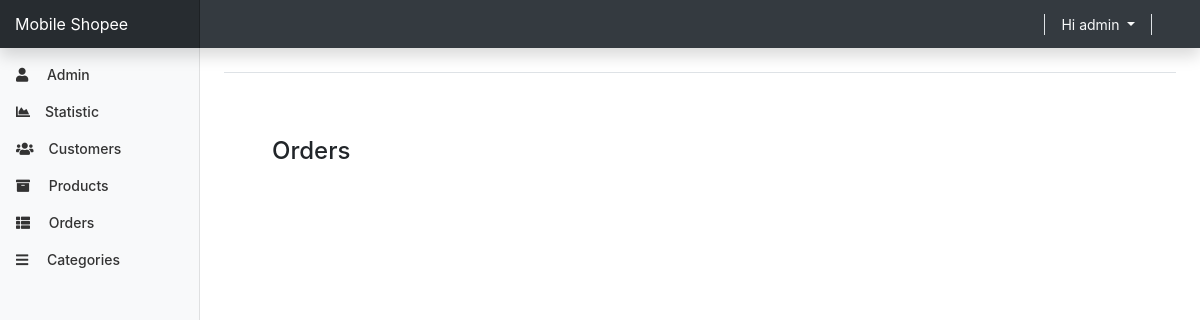
The page /admin/orders_statistic.php?userId=f5889a61ccd0 (signed in) on the database as committed earlier.
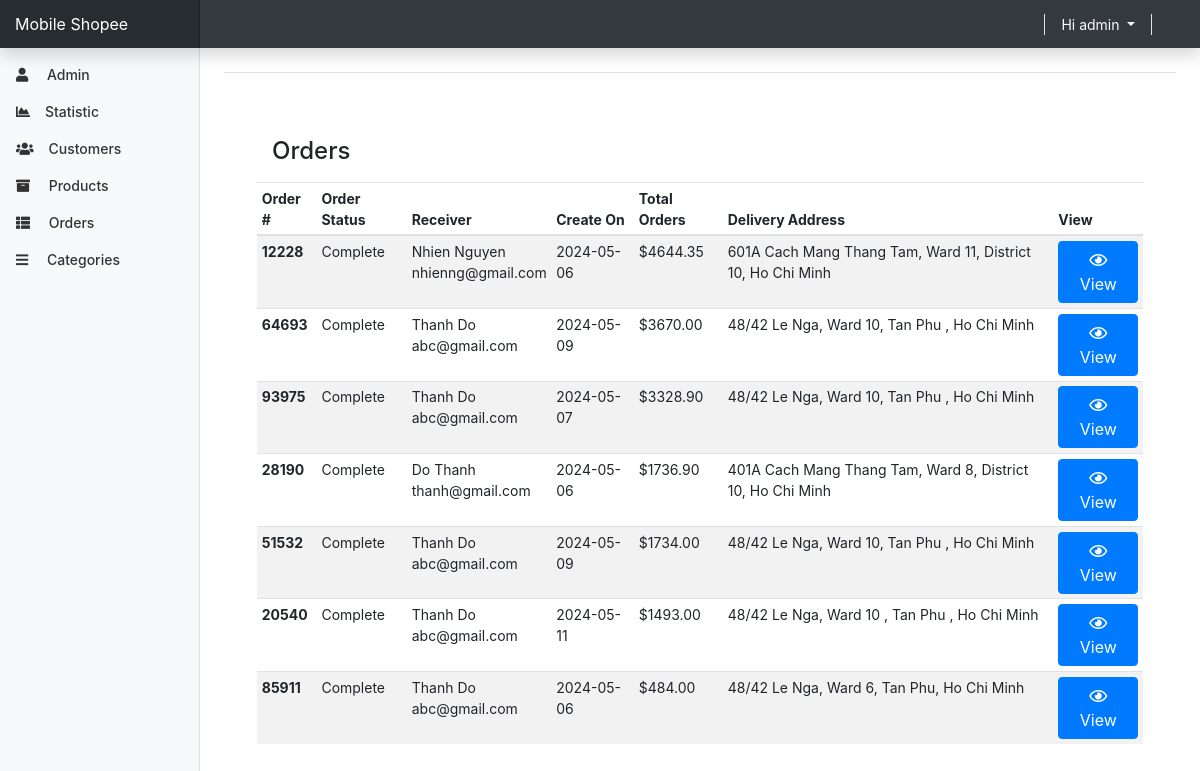
The same page on the database as committed later.
### tables this page shows
CREATE TABLE `order` (
  `order_id` varchar(255) NOT NULL,
  `user_id` varchar(255) NOT NULL,
  `order_date` date NOT NULL DEFAULT current_timestamp(),
  `order_total_price` decimal(10,2) NOT NULL,
  `method` varchar(50) NOT NULL,
  `order_status` varchar(50) NOT NULL DEFAULT 'Pending',
  `city` varchar(100) DEFAULT NULL,
  `district` varchar(30) DEFAULT NULL,
  `street` varchar(255) DEFAULT NULL,
  `fullname` varchar(255) NOT NULL,
  `email` varchar(255) NOT NULL,
  `phone_number` varchar(255) NOT NULL,
  `ward` varchar(255) NOT NULL
);

### admin/orders_statistic.php (the view, shortened to what this page needs)
<?php include_once("./templates/top.php"); ?>
<?php include_once("./templates/navbar.php"); ?>
<div class="container-fluid">
  <div class="row">
    <?php include "./templates/sidebar.php";
          include "./../functions.php";
    ?>
   <div class="container p-5">
<h4>Orders</h4>
<?php
   if(isset($_GET['userId'])){
    $user_id = $_GET['userId'];
 $sql = "SELECT * FROM `order`
 WHERE `order`.user_id  = ? AND order_status = 'Complete' ORDER BY order_total_price desc ";
    $select = $conn->prepare($sql);
    $select -> bind_param("s", $user_id);
    $select->execute();
    $result = $select->get_result();
    if($result ->num_rows  > 0 ){
      $print = '
      <div class="row">
          <h5></h5>
      </div>
      <div class="row">
      <div class="table-responsive">
                         <table class="table table-striped table-sm">
                             <thead>
                                  <tr>
                                      <th scope="col">Order # </th>
                                      <th scope="col">Order Status</th>
                                      <th scope="col">Receiver</th>
                                      <th scope="col">Create On</th>
                                      <th scope="col">Total Orders</th>
                                      <th scope="col">Delivery Address</th>
                                      <th scope="col">View</th>
                                  </tr>
                             </thead>
                             <tbody >
                           ';
      while($orders = $result->fetch_object()){
        $print .= '<tr>
                       <th scope="row">' . $orders->order_id . '</th>
                       <td>' . $orders->order_status . '</td>
                       <td>' . $orders->fullname . '<br>' . $orders->email . '</td>
                       <td>' . $orders->order_date . '</td>
                       <td>$' . $orders->order_total_price . '</td>
                       <td>' . $orders->street . ', ' . $orders->ward . ', ' . $orders->district . ', ' . $orders->city . '</td>
                       <td>
                           <a href="edit_order.php?order=' . $orders->order_id . '" class="btn btn-primary">
                               <i class="far fa-eye"></i> View
                           </a>
                       </td>
                   </tr>';
      }
          $print .= '</tbody>
          </table>
        </div>';
        ?>
  <?php }
  }else{
    echo '<p class="empty">no success</p>';
  }
  echo $print;
  ?>
    </div>
  </div>
</div>
<?php include_once("./templates/footer.php"); ?>

Rows that differ between the two databases and show on the page:
added order: order_id "12228", order_status "Complete", fullname "Nhien Nguyen", email "nhienng@gmail.com", order_date "2024-05-06", order_total_price "4644.35", street "601A Cach Mang Thang Tam", ward "Ward 11", district "District 10", city "Ho Chi Minh"
added order: order_id "64693", order_status "Complete", fullname "Thanh Do", email "abc@gmail.com", order_date "2024-05-09", order_total_price "3670.00", street "48/42 Le Nga", ward "Ward 10", district "Tan Phu", city "Ho Chi Minh"
added order: order_id "93975", order_status "Complete", fullname "Thanh Do", email "abc@gmail.com", order_date "2024-05-07", order_total_price "3328.90", street "48/42 Le Nga", ward "Ward 10", district "Tan Phu", city "Ho Chi Minh"
added order: order_id "28190", order_status "Complete", fullname "Do Thanh", email "thanh@gmail.com", order_date "2024-05-06", order_total_price "1736.90", street "401A Cach Mang Thang Tam", ward "Ward 8", district "District 10", city "Ho Chi Minh"
added order: order_id "51532", order_status "Complete", fullname "Thanh Do", email "abc@gmail.com", order_date "2024-05-09", order_total_price "1734.00", street "48/42 Le Nga", ward "Ward 10", district "Tan Phu", city "Ho Chi Minh"
added order: order_id "20540", order_status "Complete", fullname "Thanh Do", email "abc@gmail.com", order_date "2024-05-11", order_total_price "1493.00", street "48/42 Le Nga", ward "Ward 10", district "Tan Phu", city "Ho Chi Minh"
added order: order_id "85911", order_status "Complete", fullname "Thanh Do", email "abc@gmail.com", order_date "2024-05-06", order_total_price "484.00", street "48/42 Le Nga", ward "Ward 6", district "Tan Phu", city "Ho Chi Minh"
Other text that changed with them:
text now shown: "Order # Order Status Receiver Create On Total Orders Delivery Address View"
